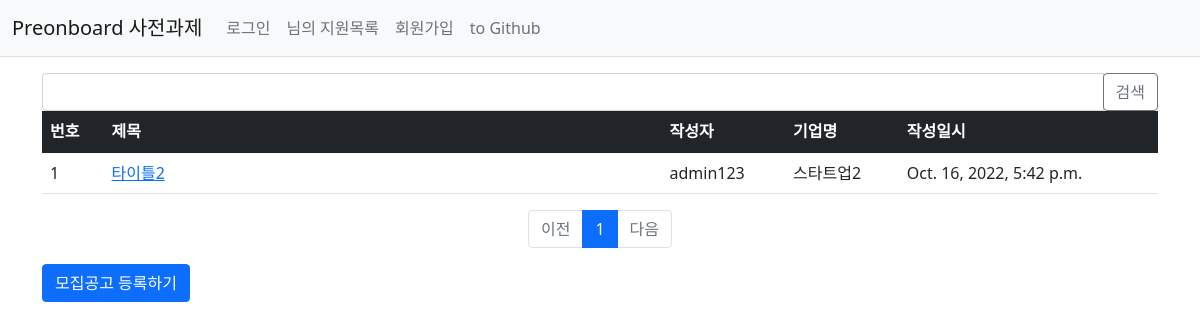
/preonboard/, run on an earlier commit of the app's database.
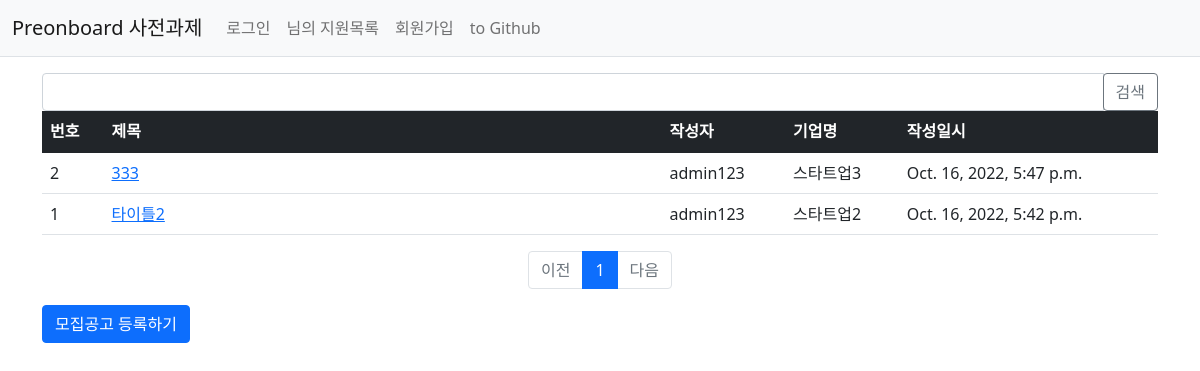
And on a later commit of the database.
### preonboard/models.py (models this page shows)
class Job_opening(models.Model):
    author = models.ForeignKey(User, on_delete=models.CASCADE)
    company = models.ForeignKey(Company,on_delete=models.CASCADE)
    title = models.CharField(max_length=200)
    wanted = models.CharField(max_length=200)
    reward = models.IntegerField()
    content = models.TextField()
    stack = models.TextField()
    create_date = models.DateTimeField()
    modify_date = models.DateTimeField(null=True, blank=True)

class Company(models.Model):
    name = models.CharField(max_length=200,unique=True)
    register = models.ForeignKey(User, on_delete=models.CASCADE)
    country = models.CharField(max_length=200)
    location = models.CharField(max_length=200)

### preonboard/views.py (the view)
# urls.py: path('', views.index, name='index'),  # '/' 에 해당되는 path
def index(request):
    page = request.GET.get('page', '1')  # 페이지
    kw = request.GET.get('kw', '')  # 검색어
    job_opening_list = Job_opening.objects.order_by('-create_date')
    if kw:
        job_opening_list = job_opening_list.filter(
            Q(company__icontains=kw) |  # 회사 이름 검색
            Q(stack__icontains=kw) |  # 사용 기술 검색
            Q(title__icontains=kw)  # 제목 검색
        ).distinct()
    paginator = Paginator(job_opening_list, 10)  # 페이지당 10개씩 보여주기
    page_obj = paginator.get_page(page)
    context = {'job_opening_list': page_obj, 'page': page, 'kw': kw}
    return render(request, 'preonboard/job_opening_list.html', context)

### preonboard/templatetags/preonboardFilter.py (called while the page is built)
@register.filter #이 어노테이션 적용시 템플릿에서 해당 함수를 필터로 사용가능.
def sub(value, arg):
    return value - arg

### templates/preonboard/job_opening_list.html (shortened to what this page needs)
{% extends 'base.html' %}
{% load preonboardFilter %}
{% block content %}
<div class="container my-3">
     <div class="col-4 input-group">
            <input type="text" class="form-control kw" value="{{ kw|default_if_none:'' }}">
            <div class="input-group-append">
                <button class="btn btn-outline-secondary" type="button" id="btn_search">검색</button>
            </div>
        </div>
    <table class="table">
        <thead>
        <tr class="table-dark">
            <th>번호</th>
            <th style="width:50%">제목</th>
            <th>작성자</th>
            <th>기업명</th>
            <th>작성일시</th>
        </tr>
        </thead>
        <tbody>
        {% if job_opening_list %}
        {% for job_opening in job_opening_list %}
        <tr>
            <td>
                {{ job_opening_list.paginator.count|sub:job_opening_list.start_index|sub:forloop.counter0|add:1 }}
            </td>
            <td>
                <a href="{% url 'preonboard:detail' job_opening.id %}">{{ job_opening.title }}</a>
            </td>
            <td>{{ job_opening.author.username }}</td>
            <td>{{ job_opening.company.name }}</td>
            <td>{{ job_opening.create_date }}</td>
        </tr>
        {% endfor %}
        {% else %}
        <tr>
            <td colspan="3">없습니다.</td>
        </tr>
        {% endif %}
        </tbody>
    </table>
    <ul class="pagination justify-content-center">
        {% if job_opening_list.has_previous %}
        <li class="page-item">
            <a class="page-link" data-page="{{ job_opening_list.previous_page_number }}"
           href="javascript:void(0)">이전</a>
        </li>
        {% else %}
        <li class="page-item disabled">
            <a class="page-link" tabindex="-1" aria-disabled="true" href="#">이전</a>
        </li>
        {% endif %}
        {% for page_number in job_opening_list.paginator.page_range %}
        {% if page_number >= job_opening_list.number|add:-5 and page_number <= job_opening_list.number|add:5 %}
        {% if page_number == job_opening_list.number %}
        <li class="page-item active" aria-current="page">
            <a class="page-link" data-page="{{ page_number }}"
           href="javascript:void(0)">{{ page_number }}</a>
        </li>
        {% else %}
        <li class="page-item">
            <a class="page-link" data-page="{{ page_number }}"
           href="javascript:void(0)">{{ page_number }}</a>
        </li>
        {% endif %}
        {% endif %}
        {% endfor %}
        {% if job_opening_list.has_next %}
        <li class="page-item">
            <a class="page-link" data-page="{{ job_opening_list.next_page_number }}"
           href="javascript:void(0)">다음</a>
        </li>
        {% else %}
        <li class="page-item disabled">
            <a class="page-link" tabindex="-1" aria-disabled="true" href="#">다음</a>
        </li>
        {% endif %}
    </ul>
    <div class="row my-3">
        <div class="col-6">
            <a href="{% url 'preonboard:job_opening_create' %}" class="btn btn-primary">모집공고 등록하기</a>
        </div>
    </div>
</div>
{% endblock %}

### templates/base.html (shortened to what this page needs)
{% load static %}
<!doctype html>
<html lang="ko">
<head>
    <link rel="stylesheet" type="text/css" href="{% static 'bootstrap.min.css' %}">
    <link rel="stylesheet" type="text/css" href="{% static 'preonboard/style.css' %}">
</head>
<body>
{% include "navbar.html" %}
{% block content %}
{% endblock %}
</body>
</html>

### templates/navbar.html (shortened to what this page needs)
<nav class="navbar navbar-expand-lg navbar-light bg-light border-bottom">
    <div class="container-fluid">
        <a class="navbar-brand" href="{% url 'preonboard:index' %}">Preonboard 사전과제 </a>
        <div class="collapse navbar-collapse" id="navbarSupportedContent">
            <ul class="navbar-nav me-auto mb-2 mb-lg-0">
                <li class="nav-item">
                    {% if user.is_authenticated %}
                    <a class="nav-link" href="{% url 'common:logout' %}">{{ user.username }} (로그아웃)</a>
                    {% else %}
                    <a class="nav-link" href="{% url 'common:login' %}">로그인</a>
                    {% endif %}
                </li>
                    <a class="nav-link" href="{% url 'preonboard:index' %}">{{ user.username }} 님의 지원목록</a>
                <li>
                    {% if not user.is_authenticated %}
                    <a class="nav-link" href="{% url 'common:signup' %}">회원가입</a>
                    {% endif %}
                </li>
                <a class="nav-link" href="https://github.com/Blaze-F/wanted-pre-onboarding-backend/blob/main/README.md">to Github</a>
            </ul>
        </div>
    </div>
</nav>

What changed in the data, as far as the page shows it:
added Job_opening: paginator.count|sub "2", title "333", author.username "admin123", company.name "스타트업3", create_date "Oct. 16, 2022, 5:47 p.m."
